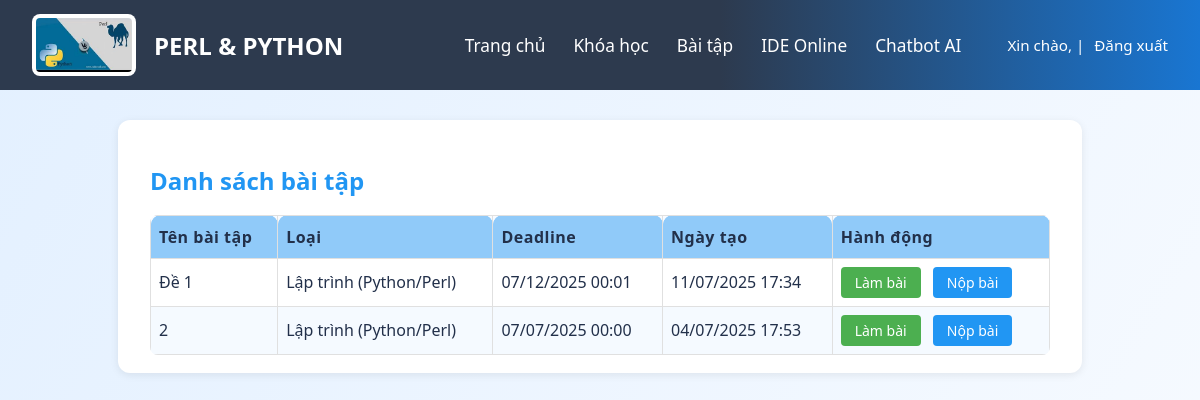
The app's page /student/bai-tap/ with its own data.
### teacherapp/models.py (models this page shows, shortened)
class BaiTap(models.Model):
    LOAI_BAITAP_CHOICES = [
        ('code', 'Lập trình (Python/Perl)'),
        ('quiz', 'Trắc nghiệm'),
    ]
    tieu_de = models.CharField("Tiêu đề", max_length=255)
    mo_ta = models.TextField("Mô tả")
    loai_baitap = models.CharField("Loại bài tập", max_length=10, choices=LOAI_BAITAP_CHOICES)
    han_nop = models.DateTimeField("Hạn nộp")
    nguoi_tao = models.ForeignKey(User, on_delete=models.CASCADE, verbose_name="Người tạo")
    ngay_tao = models.DateTimeField("Ngày tạo", auto_now_add=True)

### studentapp/views.py (the view)
# urls.py: path('bai-tap/', views.assignment_list, name='assignment_list'),
def assignment_list(request):
    assignments = BaiTap.objects.all().order_by('-ngay_tao')
    return render(request, "student_page/assignment_list.html", {"assignments": assignments})

### templates/student_page/assignment_list.html (shortened to what this page needs)
{% extends 'student_page/student_base.html' %}
{% load static %}
{% block extra_css %}
<link rel="stylesheet" href="{% static 'css/student_assignment_list.css' %}">
{% endblock %}
{% block content %}
<div class="assignment-container">
  <h2 class="assignment-title">Danh sách bài tập</h2>
  <table class="assignment-table">
    <thead>
      <tr>
        <th>Tên bài tập</th>
        <th>Loại</th>
        <th>Deadline</th>
        <th>Ngày tạo</th>
        <th>Hành động</th>
      </tr>
    </thead>
    <tbody>
      {% for assignment in assignments %}
      <tr>
        <td>{{ assignment.tieu_de }}</td>
        <td>{{ assignment.get_loai_baitap_display }}</td>
        <td>{{ assignment.han_nop|date:'d/m/Y H:i' }}</td>
        <td>{{ assignment.ngay_tao|date:'d/m/Y H:i' }}</td>
        <td>
          <a href="{% url 'studentapp:assignment_detail' assignment.id %}" class="do-assignment-btn">
            Làm bài
          </a>
          <a href="{% url 'studentapp:nop_bai_detail' assignment.id %}" class="submit-assignment-btn">
            Nộp bài
          </a>
        </td>
      </tr>
      {% empty %}
      <tr><td colspan="5" class="no-assignments">Chưa có bài tập nào.</td></tr>
      {% endfor %}
    </tbody>
  </table>
</div>
{% endblock %}

### static/css/assignment_list.css (style rules this page uses)
body { background: linear-gradient(120deg, #e3f0ff 0%, #f8fbff 100%); font-family: 'Segoe UI', Arial, sans-serif; margin: 0; padding: 0; min-height: 100vh; }
.assignment-table { width: 100%; border-collapse: collapse; font-size: 1.05rem; background: #f8fbff; border-radius: 8px; overflow: hidden; }
.assignment-table th, .assignment-table td { padding: 13px 10px; border-bottom: 1px solid #e3eaf3; text-align: left; }
.assignment-table th { background: #90caf9; color: #22304a; font-weight: 600; letter-spacing: 0.5px; border-top-left-radius: 10px; border-top-right-radius: 10px; }
.assignment-table tr:nth-child(even) { background: #f5faff; }
.assignment-table td { color: #22304a; }

### static/css/student_assignment_list.css (style rules this page uses)
.assignment-container { max-width: 900px; margin: 30px auto; background: #fff; padding: 24px 32px 18px 32px; box-shadow: 0 2px 8px rgba(0,0,0,0.08); border-radius: 12px; }
.assignment-title { color: #2196f3; font-weight: 700; margin-bottom: 18px; font-size: 24px; }
.assignment-table { width: 100%; border-collapse: collapse; font-size: 16px; margin-top: 16px; }
.assignment-table thead tr { background: #90caf9; color: #222; }
.assignment-table th { padding: 10px 8px; border: 1px solid #e0e0e0; font-weight: 600; text-align: left; }
.assignment-table td { padding: 8px 8px; border: 1px solid #e0e0e0; }
.assignment-table tbody tr:nth-child(even) { background: #f5faff; }
.assignment-table tbody tr:nth-child(odd) { background: #fff; }
.do-assignment-btn { background: #4caf50; color: #fff; padding: 6px 14px; text-decoration: none; border-radius: 4px; font-size: 14px; font-weight: 500; display: inline-block; transition: background-color 0.2s ease; margin-right: 8px; }
.submit-assignment-btn { background: #2196f3; color: #fff; padding: 6px 14px; text-decoration: none; border-radius: 4px; font-size: 14px; font-weight: 500; display: inline-block; transition: background-color 0.2s ease; }

### records on screen
BaiTap: tieu_de "Đề 1", loai_baitap "Lập trình (Python/Perl)", han_nop "07/12/2025 00:01", ngay_tao "11/07/2025 17:34"
BaiTap: tieu_de "2", loai_baitap "Lập trình (Python/Perl)", han_nop "07/07/2025 00:00", ngay_tao "04/07/2025 17:53"
